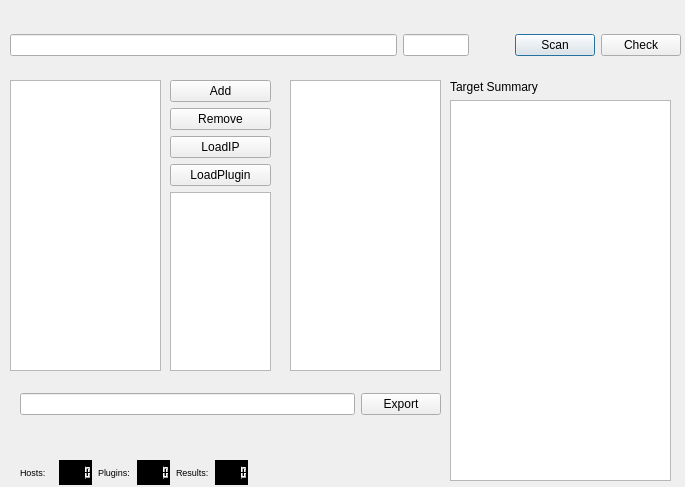
<?xml version="1.0" encoding="UTF-8"?>
<ui version="4.0">
 <class>Addhost</class>
 <widget class="QDialog" name="Addhost">
  <property name="enabled">
   <bool>true</bool>
  </property>
  <property name="geometry">
   <rect>
    <x>0</x>
    <y>0</y>
    <width>685</width>
    <height>487</height>
   </rect>
  </property>
  <property name="sizePolicy">
   <sizepolicy hsizetype="Preferred" vsizetype="Preferred">
    <horstretch>0</horstretch>
    <verstretch>0</verstretch>
   </sizepolicy>
  </property>
  <property name="windowTitle">
   <string>Scan</string>
  </property>
  <property name="windowOpacity">
   <double>0.980000000000000</double>
  </property>
  <widget class="QWidget" name="horizontalLayoutWidget">
   <property name="geometry">
    <rect>
     <x>10</x>
     <y>20</y>
     <width>671</width>
     <height>51</height>
    </rect>
   </property>
   <layout class="QHBoxLayout" name="horizontalLayout">
    <item>
     <widget class="QLineEdit" name="hosts"/>
    </item>
    <item>
     <widget class="QLineEdit" name="ports">
      <property name="enabled">
       <bool>true</bool>
      </property>
      <property name="maximumSize">
       <size>
        <width>66</width>
        <height>16777215</height>
       </size>
      </property>
     </widget>
    </item>
    <item>
     <spacer name="verticalSpacer">
      <property name="orientation">
       <enum>Qt::Vertical</enum>
      </property>
      <property name="sizeHint" stdset="0">
       <size>
        <width>20</width>
        <height>40</height>
       </size>
      </property>
     </spacer>
    </item>
    <item>
     <spacer name="verticalSpacer_3">
      <property name="orientation">
       <enum>Qt::Vertical</enum>
      </property>
      <property name="sizeHint" stdset="0">
       <size>
        <width>20</width>
        <height>40</height>
       </size>
      </property>
     </spacer>
    </item>
    <item>
     <widget class="QPushButton" name="scan">
      <property name="text">
       <string>Scan</string>
      </property>
     </widget>
    </item>
    <item>
     <widget class="QPushButton" name="check">
      <property name="text">
       <string>Check</string>
      </property>
     </widget>
    </item>
   </layout>
  </widget>
  <widget class="QWidget" name="verticalLayoutWidget">
   <property name="geometry">
    <rect>
     <x>170</x>
     <y>80</y>
     <width>101</width>
     <height>291</height>
    </rect>
   </property>
   <layout class="QVBoxLayout" name="verticalLayout">
    <item>
     <widget class="QPushButton" name="addscan">
      <property name="text">
       <string>Add</string>
      </property>
     </widget>
    </item>
    <item>
     <widget class="QPushButton" name="removescan">
      <property name="text">
       <string>Remove</string>
      </property>
     </widget>
    </item>
    <item>
     <widget class="QPushButton" name="loadipfile">
      <property name="text">
       <string>LoadIP</string>
      </property>
     </widget>
    </item>
    <item>
     <widget class="QPushButton" name="loadplugins">
      <property name="text">
       <string>LoadPlugin</string>
      </property>
     </widget>
    </item>
    <item>
     <widget class="QListWidget" name="pluginlists">
      <property name="selectionMode">
       <enum>QAbstractItemView::SingleSelection</enum>
      </property>
     </widget>
    </item>
   </layout>
  </widget>
  <widget class="QWidget" name="horizontalLayoutWidget_2">
   <property name="geometry">
    <rect>
     <x>20</x>
     <y>390</y>
     <width>421</width>
     <height>29</height>
    </rect>
   </property>
   <layout class="QHBoxLayout" name="horizontalLayout_2">
    <item>
     <widget class="QLineEdit" name="exportpath"/>
    </item>
    <item>
     <widget class="QPushButton" name="exportresult">
      <property name="text">
       <string>Export</string>
      </property>
     </widget>
    </item>
   </layout>
  </widget>
  <widget class="QWidget" name="horizontalLayoutWidget_3">
   <property name="geometry">
    <rect>
     <x>20</x>
     <y>460</y>
     <width>421</width>
     <height>25</height>
    </rect>
   </property>
   <layout class="QHBoxLayout" name="horizontalLayout_4">
    <item>
     <widget class="QLabel" name="label">
      <property name="maximumSize">
       <size>
        <width>33</width>
        <height>16777215</height>
       </size>
      </property>
      <property name="font">
       <font>
        <pointsize>7</pointsize>
       </font>
      </property>
      <property name="text">
       <string>Hosts:</string>
      </property>
     </widget>
    </item>
    <item>
     <widget class="QLCDNumber" name="hostscount">
      <property name="maximumSize">
       <size>
        <width>33</width>
        <height>16777212</height>
       </size>
      </property>
      <property name="font">
       <font>
        <pointsize>7</pointsize>
       </font>
      </property>
      <property name="styleSheet">
       <string notr="true">QLCDNumber{

	background-color:rgb(0,0,0)

}</string>
      </property>
     </widget>
    </item>
    <item>
     <widget class="QLabel" name="label_2">
      <property name="maximumSize">
       <size>
        <width>33</width>
        <height>16777215</height>
       </size>
      </property>
      <property name="font">
       <font>
        <pointsize>7</pointsize>
       </font>
      </property>
      <property name="text">
       <string>Plugins:</string>
      </property>
     </widget>
    </item>
    <item>
     <widget class="QLCDNumber" name="pluginscount">
      <property name="maximumSize">
       <size>
        <width>33</width>
        <height>16777215</height>
       </size>
      </property>
      <property name="styleSheet">
       <string notr="true">QLCDNumber{

	background-color:rgb(0,0,0)

}</string>
      </property>
     </widget>
    </item>
    <item>
     <widget class="QLabel" name="label_3">
      <property name="maximumSize">
       <size>
        <width>33</width>
        <height>16777215</height>
       </size>
      </property>
      <property name="font">
       <font>
        <pointsize>7</pointsize>
       </font>
      </property>
      <property name="text">
       <string>Results:</string>
      </property>
     </widget>
    </item>
    <item>
     <widget class="QLCDNumber" name="resultscount">
      <property name="maximumSize">
       <size>
        <width>33</width>
        <height>16777215</height>
       </size>
      </property>
      <property name="font">
       <font>
        <pointsize>7</pointsize>
       </font>
      </property>
      <property name="styleSheet">
       <string notr="true">QLCDNumber{

	background-color:rgb(0,0,0)

}</string>
      </property>
     </widget>
    </item>
    <item>
     <widget class="QLabel" name="status">
      <property name="enabled">
       <bool>true</bool>
      </property>
      <property name="font">
       <font>
        <pointsize>7</pointsize>
       </font>
      </property>
      <property name="text">
       <string/>
      </property>
     </widget>
    </item>
   </layout>
  </widget>
  <widget class="QWidget" name="verticalLayoutWidget_2">
   <property name="geometry">
    <rect>
     <x>450</x>
     <y>80</y>
     <width>221</width>
     <height>401</height>
    </rect>
   </property>
   <layout class="QVBoxLayout" name="verticalLayout_2">
    <item>
     <widget class="QLabel" name="targetsumary">
      <property name="text">
       <string>Target Summary</string>
      </property>
     </widget>
    </item>
    <item>
     <widget class="QTextBrowser" name="targetdetails"/>
    </item>
   </layout>
  </widget>
  <widget class="QWidget" name="verticalLayoutWidget_3">
   <property name="geometry">
    <rect>
     <x>10</x>
     <y>80</y>
     <width>151</width>
     <height>291</height>
    </rect>
   </property>
   <layout class="QVBoxLayout" name="verticalLayout_3">
    <item>
     <widget class="QListWidget" name="scanlists">
      <property name="selectionMode">
       <enum>QAbstractItemView::MultiSelection</enum>
      </property>
     </widget>
    </item>
   </layout>
  </widget>
  <widget class="QWidget" name="verticalLayoutWidget_4">
   <property name="geometry">
    <rect>
     <x>290</x>
     <y>80</y>
     <width>151</width>
     <height>291</height>
    </rect>
   </property>
   <layout class="QVBoxLayout" name="verticalLayout_4">
    <item>
     <widget class="QListWidget" name="scanresults">
      <property name="selectionMode">
       <enum>QAbstractItemView::MultiSelection</enum>
      </property>
      <property name="selectionRectVisible">
       <bool>false</bool>
      </property>
     </widget>
    </item>
   </layout>
  </widget>
 </widget>
 <resources/>
 <connections/>
</ui>
